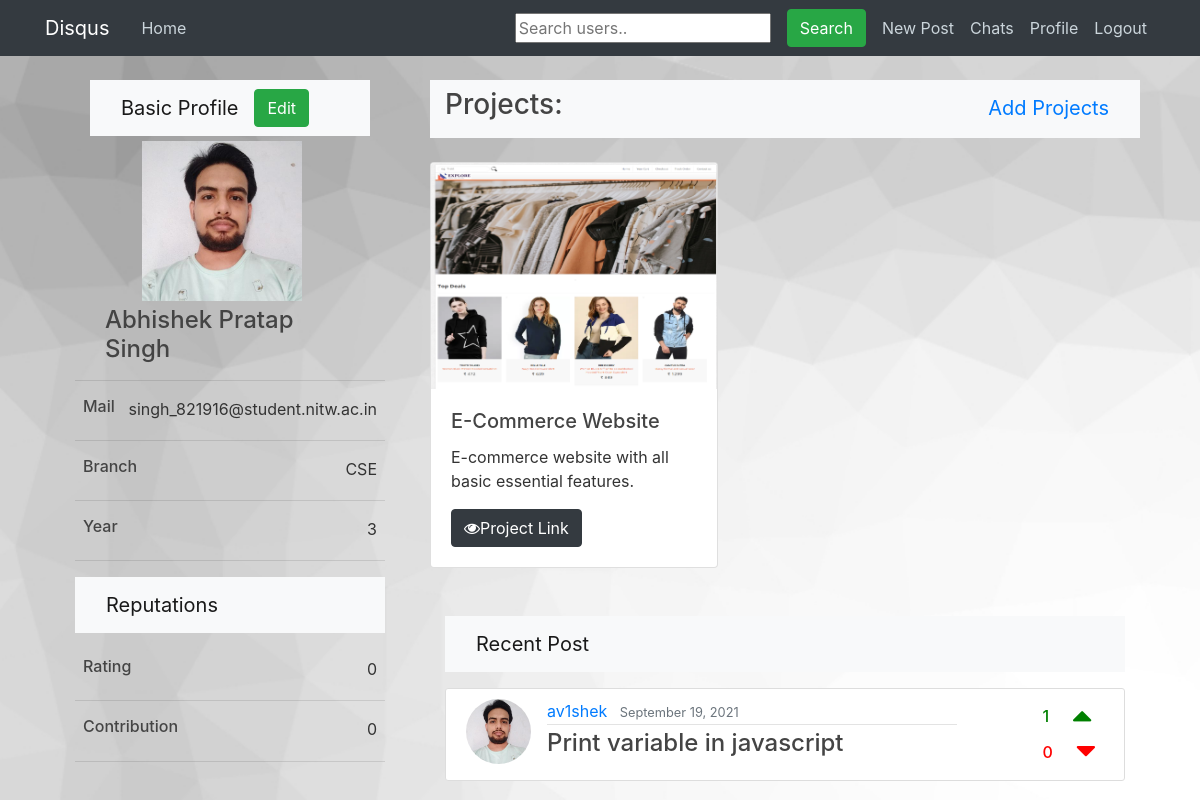
The app's page /profile/av1shek (signed in), older data.
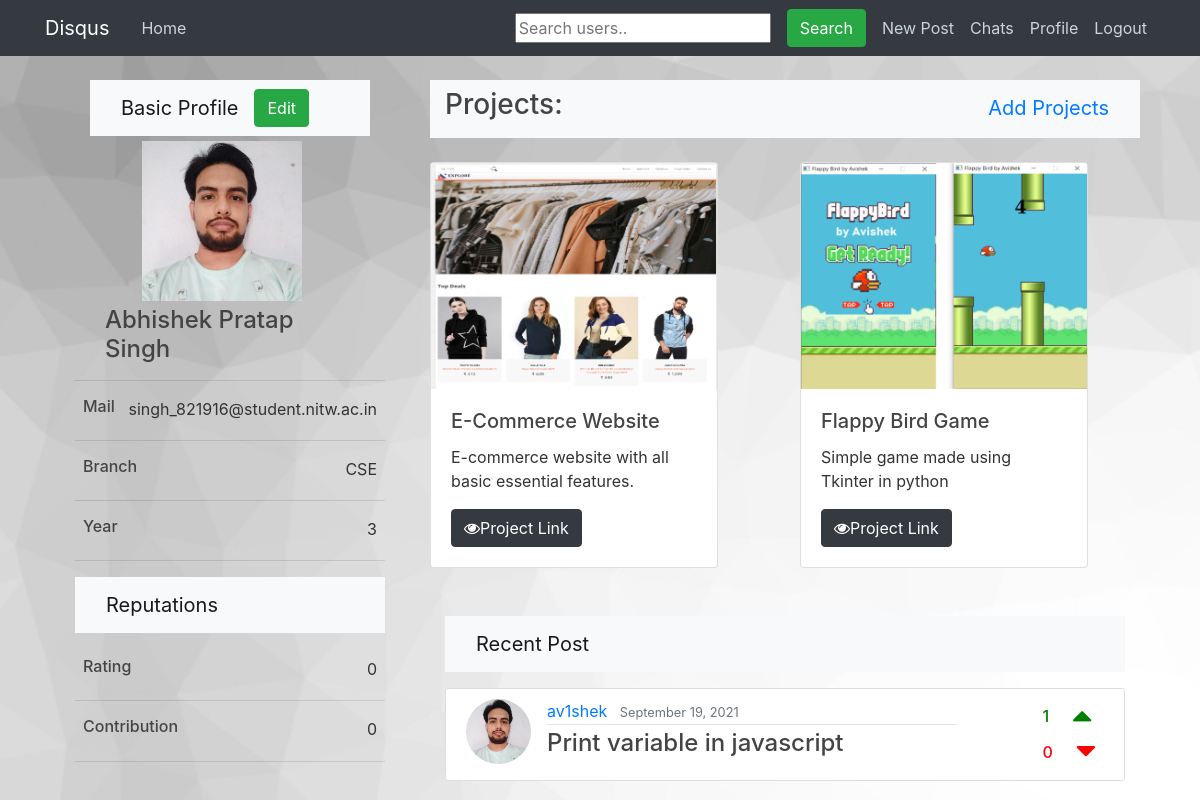
The same page, newer data.
### accounts/models.py (models this page shows, shortened)
class Profile(models.Model):
	name = models.CharField(max_length=255, default="")
	year = models.IntegerField(default=1)
	branch = models.CharField(max_length=255, default="")
	user = models.OneToOneField(User, on_delete=models.CASCADE)
	image = models.ImageField(default='default.jpg', upload_to='profile_pics')
	bio = models.CharField(max_length=255, blank=True)
	qs_cnt = models.IntegerField(default=0)
	ans_cnt = models.IntegerField(default=0)

### feed/models.py (models this page shows, shortened)
class Project(models.Model):
	author = models.ForeignKey(User, on_delete=models.CASCADE)
	title = models.CharField(max_length=255, default='')
	content = models.CharField(max_length=255, default='')
	image = models.ImageField(default='default.jpg' , upload_to='uploads')
	link = models.URLField(max_length=255,default='')

class Post(models.Model):
	title = models.CharField(max_length=100)
	content = models.TextField()
	date_posted = models.DateTimeField(default=timezone.now)
	author = models.ForeignKey(User, on_delete=models.CASCADE)
	image = models.ImageField(upload_to='uploads', blank=True)
	upvote = models.ManyToManyField(User, related_name='upvote')
	downvote = models.ManyToManyField(User, related_name='downvote')
	anonymous = models.BooleanField(default = False)
	def number_of_upvotes(self):
		return self.upvote.count()
	def number_of_downvotes(self):
		return self.downvote.count()

### accounts/views.py (the view)
# urls.py: path('profile/<str:username>', views.profile, name='profile'),
@login_required
def profile(request, username):
	user = request.user
	profileuser = User.objects.get(username=username)
	p = profileuser.profile
	u = p.user
	user_posts = Post.objects.filter(author=profileuser).order_by('-date_posted')
	projects = Project.objects.filter(author=profileuser)
	context = {
		'u' : u,
		'user_posts' : user_posts,
		'user' : user,
		'profileuser' : profileuser,
		'projects' : projects,
	}
	return render(request, 'accounts/profile.html', context)

### accounts/templates/accounts/profile.html (shortened to what this page needs)
{% extends "feed/base.html" %}
{% load crispy_forms_tags %}
{% block container %}
<div class="container-fluid">
  <div class="row">
    <div class="col-xs-10 col-sm-6 col-md-4">
        <div class="container-fluid">
            <div class="container-fluid">
              <nav class="navbar navbar-expand-lg navbar-light bg-light">
                <div class="container-fluid">
                    <a class="navbar-brand" href="#">Basic Profile</a>
                    <div class="collapse navbar-collapse" id="navbarSupportedContent">
                      {% ifequal u user %}
                          <a href="{% url 'profile_edit' %}" class="btn btn-success" type="button">Edit</a>
                      {% else %}
                          <a href="{% url 'conversation' u.username %}" class="btn btn-success" type="button">Chat</a>
                      {% endifequal %}
                    </div>
                </div>
            </nav>
            </div>
            <div class="container-fluid">
                <div class="row">
                  <div class="mx-auto">
                    <a class="navbar-brand" href="#">
                      <img src="{{ profileuser.profile.image.url }}" alt="" width="160" height="160">
                    </a>
                  </div>
                </div>
                <div class="container-fluid">
                  <div class="mx-auto">
                    <h4>{{u.profile.name}}</h4>
                  </div>
                </div>
            </div>
            <hr/>
            <div class="row">
                <div class="col-4">
                  <div class="px-2">
                    <h6>Mail</h6>
                  </div>
                </div>
                <div class="col-8">
                    <div class="float-right px-2">
                      {{ u.email }}
                    </div>
                </div>
            </div>
            <hr/>
            <div class="row">
                <div class="col">
                  <div class="px-2">
                    <h6>Branch</h6>
                  </div>
                </div>
                <div class="col">
                    <div class="float-right px-2">
                      {{ profileuser.profile.branch }}
                    </div>
                </div>
            </div>
            <hr/>
            <div class="row">
                <div class="col">
                  <div class="px-2">
                    <h6>Year</h6>
                  </div>
                </div>
                <div class="col">
                    <div class="float-right px-2">
                      {{ profileuser.profile.year }}
                    </div>
                </div>
            </div>
            <hr/>
        </div>
        <div class="container-fluid">
            <nav class="navbar navbar-expand-lg navbar-light bg-light">
                <div class="container-fluid">
                    <a class="navbar-brand" href="#">Reputations</a>
                </div>
            </nav>
            <br>
            <div class="row">
                <div class="col">
                  <div class="px-2">
                    <h6>Rating</h6>
                  </div>
                </div>
                <div class="col">
                    <div class="float-right px-2">
                      0
                    </div>
                </div>
            </div>
            <hr/>
            <div class="row">
                <div class="col">
                  <div class="px-2">
                    <h6>Contribution</h6>
                  </div>
                </div>
                <div class="col">
                    <div class="float-right px-2">
                      0
                    </div>
                </div>
            </div>
            <hr/>
        </div>
    </div>
    <div class="col-xs-10 col-sm-8">
        <div class="container-fluid bg-light py-2">
            <div class="row">
              <div class="col">
                <h3>Projects:</h3>
              </div>
              {% ifequal u user %}
                  <div class="col">
                    <div class="float-right">
                      <a class="navbar-brand" href="{% url 'project_upload' %}">Add Projects</a>
                    </div>
                  </div>
              {% endifequal %}
            </div>
        </div>
        <div class="row">
            {% if projects %}
                {% for project in projects %}
                  <div class="col-xs-10 col-sm-6 col-md-6 mt-4">
                    <div class="card" style="width: 18rem;">
                      <img src="/media/{{ project.image }}" class="card-img-top" alt="...">
                      <div class="card-body">
                        <h5 class="card-title">{{ project.title }}</h5>
                        <p class="card-text">{{ project.content }}</p>
                        <div class="mx-auto">
                          <a href="{{ project.link }}" class="btn btn-dark"><i class="fa fa-eye" aria-hidden="true"></i>Project Link</a>
                        </div>
                      </div>
                    </div>
                  </div>
                  {% endfor %}
            {% else %}
                {% ifequal user profileuser %}
                      <h6 class="mt-3 ml-4">You haven't uploaded any project yet!</h6>
                {% else %}
                      <h6 class="mt-3 ml-4">{{ profileuser.username }} hasn't uploaded any project yet!</h6>
                {% endifequal %}
            {% endif %}
        </div>
        <div class="row">
          <div class="container-fluid">
            <br><br>
              <div class="container-fluid">
                  <nav class="navbar navbar-expand-lg navbar-light bg-light">
                    <div class="container-fluid">
                        <a class="navbar-brand" href="#">Recent Post</a>
                    </div>
                  </nav>
              </div>
              <div class="container-fluid">
                {% if user_posts %}
                {% for post in user_posts %}
                    <article class="media content-section mt-3">
                      <img class="rounded-circle article-img" src="{{ post.author.profile.image.url }}">
                      <div class="media-body">
                    <div class="row">
                      <div class="col-9">
                        <div class="article-metadata">
                          <a class="mr-2" href="{% url 'profile' post.author.username %}">{{ post.author }}</a>
                          <small class="text-muted">{{ post.date_posted|date:"F d, Y" }}</small>
                        </div>
                        <h4><a class="article-title" href="{% url 'post-detail' post.id %}">{{ post.title }}</a></h4>
                      </div>
                      <div class="col-3">
                        <div class="float-right mr-4">
                          <div class="row">
                            <h6 style="color:green;" class="mt-2 mr-4">{{ post.number_of_upvotes }} </h6>
                            <i class="fa fa-caret-up" style="font-size:32px;color:green"></i>
                          </div>
                          <div class="row">
                            <h6 style="color:red;" class="mt-2 mr-4">{{ post.number_of_downvotes }} </h6>
                            <i class="fa fa-caret-down" style="font-size:32px;color:red"></i>
                          </div>
                        </div>
                      </div>
                    </div>
                    </article>
                {% endfor %}
              {% else %}
                  {% ifequal user profileuser %}
                      <h6 class="mt-3">You haven't posted anything yet!</h6>
                  {% else %}
                      <h6 class="mt-3">{{ profileuser.username }} hasn't posted anything yet!</h6>
                  {% endifequal %}
              {% endif %}
              </div>
            </div>
          </div>
    </div>
  </div>
</div>
{% endblock %}

### feed/templates/feed/base.html (shortened to what this page needs)
{% load static %}
<!DOCTYPE html>
<html>
<head>
    <link rel="stylesheet" href="https://cdn.jsdelivr.net/npm/bootstrap@4.5.3/dist/css/bootstrap.min.css">
    <link rel="stylesheet" href="https://cdnjs.cloudflare.com/ajax/libs/font-awesome/4.7.0/css/font-awesome.min.css">
    <link rel="stylesheet" type="text/css" href="{% static 'feed/main.css' %}">
</head>
<body>
	<header class="site-header">
	  <nav class="navbar navbar-expand-md navbar-dark bg-dark fixed-top">
	    <div class="container">
	      <a class="navbar-brand mr-4" href="{% url 'feed-home' %}">Disqus</a>
	      <div class="collapse navbar-collapse" id="navbarToggle">
	        <div class="navbar-nav mr-auto">
	          <a class="nav-item nav-link" href="{% url 'feed-home' %}">Home</a>
	        </div>
	        <div class="navbar-nav">
	        	{% if user.is_authenticated %}
	        		<form
					  class="form-inline my-2 my-lg-0 ml-5"
					  action="{% url 'search_users' %}"
					  method="get"
					>
					  <input name="q" type="text" placeholder="Search users.." />
					  <button class="btn btn-success mx-2 my-2 my-sm-0 ml-3" type="submit">
					    Search
					  </button>
					</form>
	        		<a class="nav-item nav-link" href="{% url 'post-create' %}">New Post</a>
	        		<a class="nav-item nav-link" href="{% url 'all-chats' %}">Chats</a>
	        		<a class="nav-item nav-link" href="{% url 'profile' user.username %}">Profile</a>
	        		<a class="nav-item nav-link" href="{% url 'logout' %}">Logout</a>
	        	{% else %}
		          	<a class="nav-item nav-link" href="{% url 'login' %}">Login</a>
		          	<a class="nav-item nav-link" href="{% url 'register' %}">Register</a>
		        {% endif %}
	        </div>
	      </div>
	    </div>
	  </nav>
	</header>
	<main role="main" class="container">
	  {% block container %}{% endblock %}
	</main>
</body>
</html>

### static/feed/main.css (style rules this page uses)
body { background: #fafafa; color: #333333; margin-top: 5rem; background: url("/static/blog/bg3.jpeg") no-repeat center fixed; background-size: cover; background-position: center; }
h1, h2, h3, h4, h5, h6 { color: #444444; }
.bg-dark { background-color: #08070a; }
.site-header .navbar-nav .nav-link { color: #cbd5db; }
.content-section { background: #ffffff; padding: 10px 20px; border: 1px solid #dddddd; border-radius: 3px; margin-bottom: 20px; }
.article-title { color: #444444; }
.article-img { height: 65px; width: 65px; margin-right: 16px; }
.article-metadata { padding-bottom: 1px; margin-bottom: 4px; border-bottom: 1px solid #e3e3e3 }

Row changes from the older to the newer data that the page shows:
added Project: image (picture), title "Flappy Bird Game", content "Simple game made using Tkinter in python"
